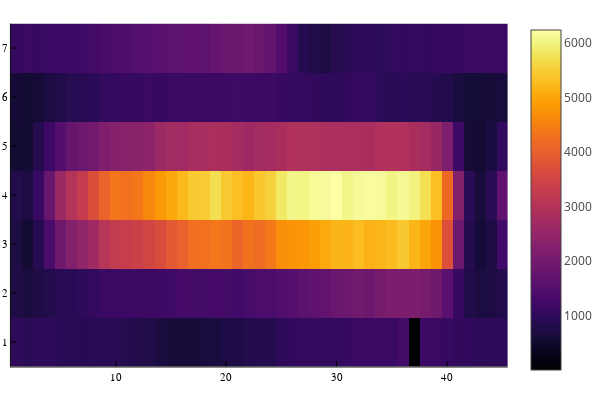

Notebook code for this chart:
### Code cell
#Test avec donnees lamp pour voir si spectre decoupee ou pas sur quelques lenslet
f6 = FITS("/home/user/stage/HR_4796-HD_95086/IFS_calib_spec_corrected.fits", "r"); #donnees lamp
B =zeros(2048,2048); #pre-allocate matrix A  Array{Float64}(undef,2048,2048)
read!(f6[1], B);
bbox = BoundingBox(xmin=1012, ymin=1048, xmax=1018, ymax=1092);
ldata = view(B,bbox) # ex lenslet au centre de l'image [1012:1018, 1048:1092]
heatmap(ldata)

### Figure 1 — Plotly figure (JSON) as saved in the notebook; plotly's stock layout.template omitted (floating-point values rounded to 4 significant figures; data arrays with more than 128 entries replaced by an {"elided": "..."} marker saying what was removed)
{"data": [{"colorbar": {"title": ""}, "colorscale": {"elided": "256x2 mixed values"}, "hoverinfo": "none", "name": "y1", "showlegend": false, "showscale": true, "type": "heatmap", "x": [0.5, 1.5, 2.5, 3.5, 4.5, 5.5, 6.5, 7.5, 8.5, 9.5, 10.5, 11.5, 12.5, 13.5, 14.5, 15.5, 16.5, 17.5, 18.5, 19.5, 20.5, 21.5, 22.5, 23.5, 24.5, 25.5, 26.5, 27.5, 28.5, 29.5, 30.5, 31.5, 32.5, 33.5, 34.5, 35.5, 36.5, 37.5, 38.5, 39.5, 40.5, 41.5, 42.5, 43.5, 44.5, 45.5], "xaxis": "x", "y": [0.5, 1.5, 2.5, 3.5, 4.5, 5.5, 6.5, 7.5], "yaxis": "y", "z": {"elided": "7x45 float values"}, "zmax": 6238.0, "zmin": 1}], "layout": {"annotations": [], "height": 400, "legend": {"bgcolor": "rgba(255, 255, 255, 1.000)", "bordercolor": "rgba(0, 0, 0, 1.000)", "borderwidth": 1, "font": {"color": "rgba(0, 0, 0, 1.000)", "family": "sans-serif", "size": 11}, "title": {"font": {"color": "rgba(0, 0, 0, 1.000)", "family": "sans-serif", "size": 15}, "text": ""}, "tracegroupgap": 0, "traceorder": "normal", "x": 1, "xanchor": "auto", "y": 1, "yanchor": "auto"}, "margin": {"b": 20, "l": 0, "r": 0, "t": 20}, "paper_bgcolor": "rgba(255, 255, 255, 1.000)", "plot_bgcolor": "rgba(255, 255, 255, 1.000)", "showlegend": true, "width": 600, "xaxis": {"anchor": "y", "domain": [0.02138, 0.9934], "gridcolor": "rgba(0, 0, 0, 0.100)", "gridwidth": 0.5, "linecolor": "rgba(0, 0, 0, 1.000)", "mirror": false, "range": [0.5, 45.5], "showgrid": true, "showline": true, "showticklabels": true, "tickangle": 0, "tickcolor": "rgb(0, 0, 0)", "tickfont": {"color": "rgba(0, 0, 0, 1.000)", "family": "sans-serif", "size": 11}, "tickmode": "array", "ticks": "inside", "ticktext": ["10", "20", "30", "40"], "tickvals": [10, 20, 30, 40], "title": "", "titlefont": {"color": "rgba(0, 0, 0, 1.000)", "family": "sans-serif", "size": 15}, "type": "-", "visible": true, "zeroline": false, "zerolinecolor": "rgba(0, 0, 0, 1.000)"}, "yaxis": {"anchor": "x", "domain": [0.03762, 0.9902], "gridcolor": "rgba(0, 0, 0, 0.100)", "gridwidth": 0.5, "linecolor": "rgba(0, 0, 0, 1.000)", "mirror": false, "range": [0.5, 7.5], "showgrid": true, "showline": true, "showticklabels": true, "tickangle": 0, "tickcolor": "rgb(0, 0, 0)", "tickfont": {"color": "rgba(0, 0, 0, 1.000)", "family": "sans-serif", "size": 11}, "tickmode": "array", "ticks": "inside", "ticktext": ["1", "2", "3", "4", "5", "6", "7"], "tickvals": [1, 2, 3, 4, 5, 6, 7], "title": "", "titlefont": {"color": "rgba(0, 0, 0, 1.000)", "family": "sans-serif", "size": 15}, "type": "-", "visible": true, "zeroline": false, "zerolinecolor": "rgba(0, 0, 0, 1.000)"}}}
